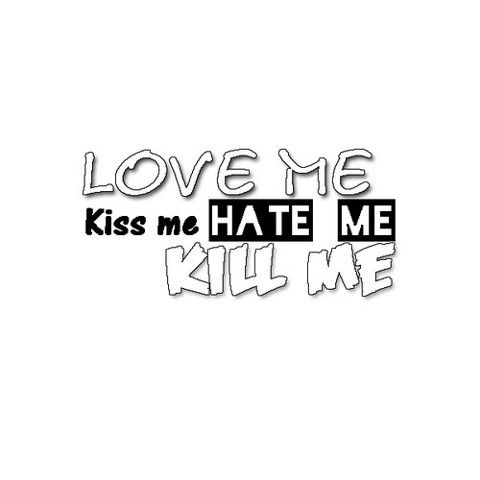
#> input picture images/text.jpg, 480 x 480 px
$ jupyter execute day21.ipynb
#> lines starting #> are read from the running program, lines starting #| are printed output that depends on the picture
## Morphological OPeration
### Morphological transformation are some simple operation based on the image shape. It is normally performed on binary image. It needs two input one is original image and second one is structuring element or kernel which decides the nature of operation.

### Erosion
#### the basic idea of erosion is just lik soil erosion only, it erodes away the boundaries of foreground object. The kernel slides through the image. A pixel in the orginal image will be considered one only if all the pixels in the image (either one or zero) will be considered 1, only if all the pixels under the kernel is 1,otherwise it is eroded to 0.

[cell 1]
import cv2
import numpy as np
im_txt=cv2.imread('images/text.jpg',0)
#> im_txt is the input picture: shape (480, 480); min 0, max 255, mean 243.9
girl_img=cv2.imread('images/girl.jpg',0)
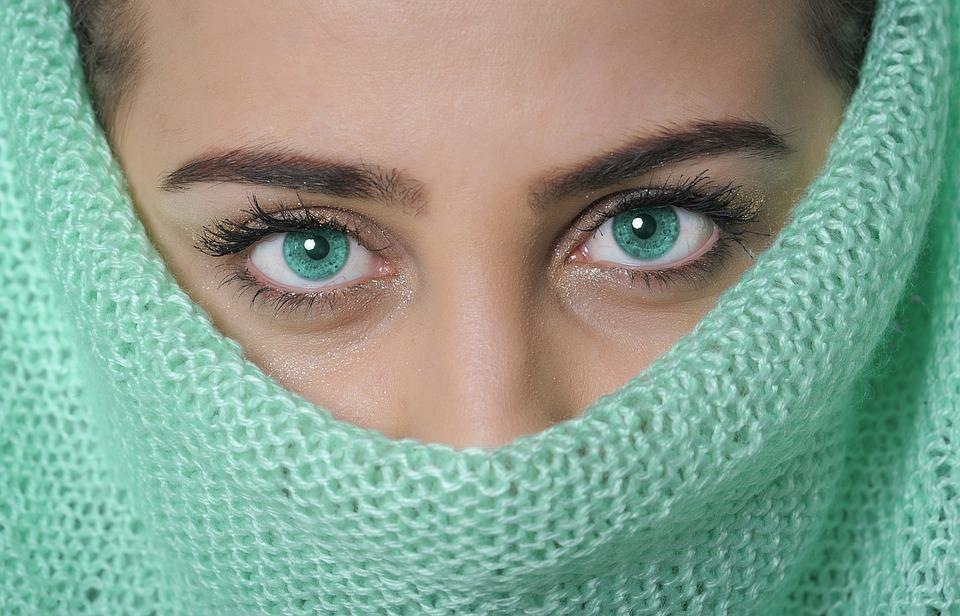
#> input picture images/girl.jpg, 960 x 616 px
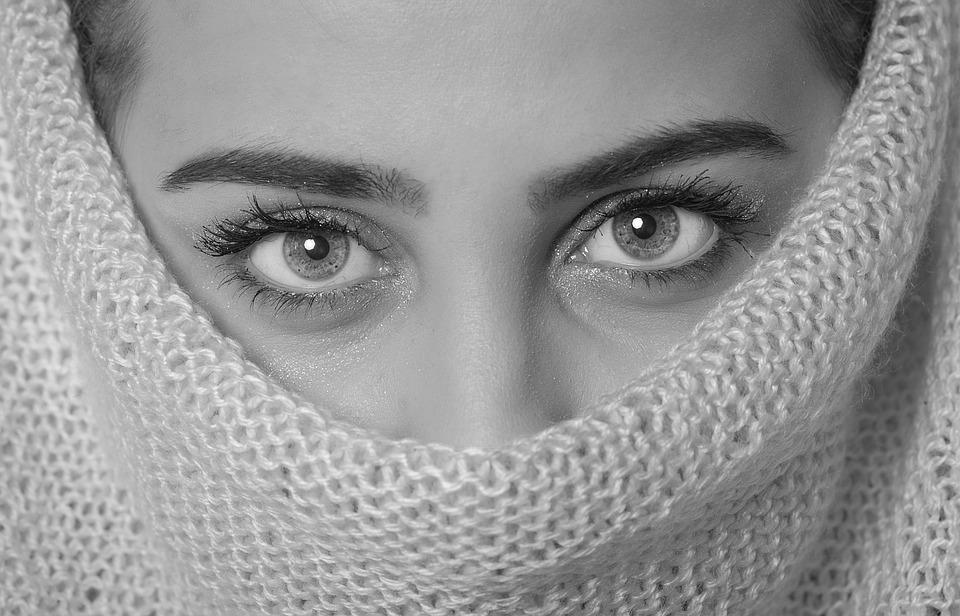
#> girl_img: shape (616, 960); min 0, max 255, mean 149.7
road=cv2.imread('images/road.jpg',0)
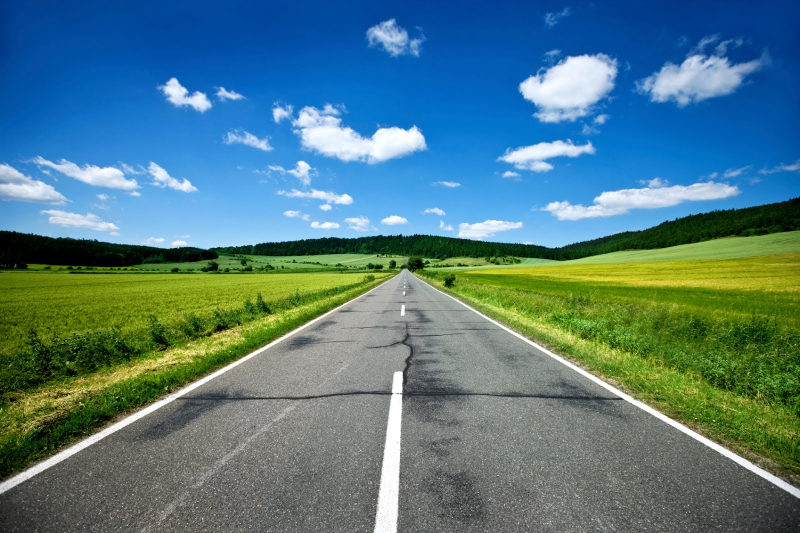
#> input picture images/road.jpg, 1600 x 1066 px (shown at 1/2 size)
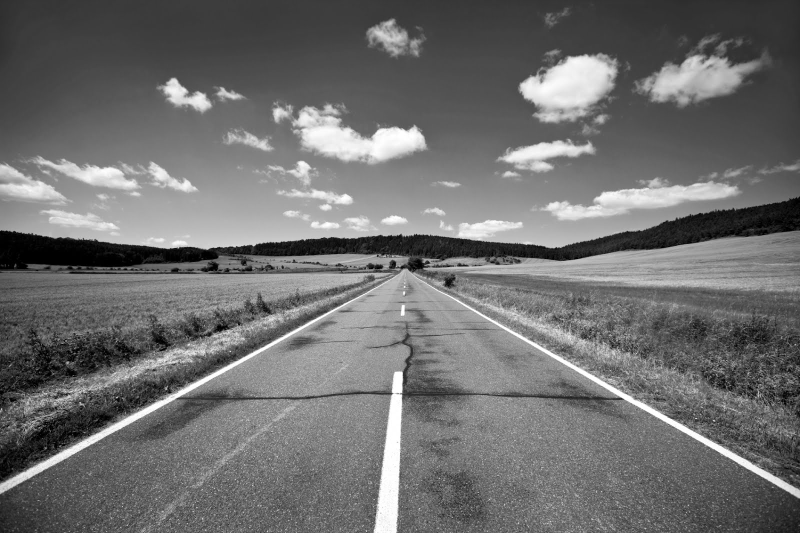
#> road: shape (1066, 1600) (shown at 1/2 size); min 0, max 255, mean 111.1

road=cv2.resize(road,(400,400))
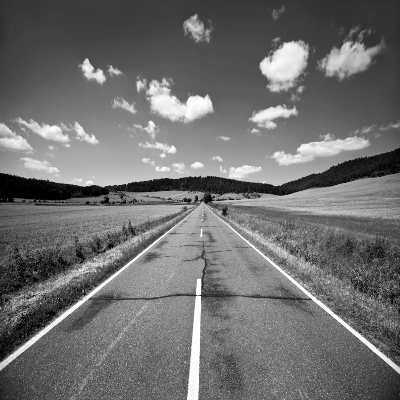
#> road: shape (400, 400); min 0, max 255, mean 111
im_txt=cv2.resize(im_txt,(400,400))
#> im_txt: shape (400, 400)

cv2.imshow("text",im_txt)
cv2.imshow('girl',girl_img)
cv2.imshow('Road',road)

cv2.waitKey(0)
cv2.destroyAllWindows()

[cell 2]
# creating kernel
kernel=np.ones((5,5),dtype="uint8")

[cell 3]
# applying kernel
e_girl=cv2.erode(girl_img,kernel,iterations=1)
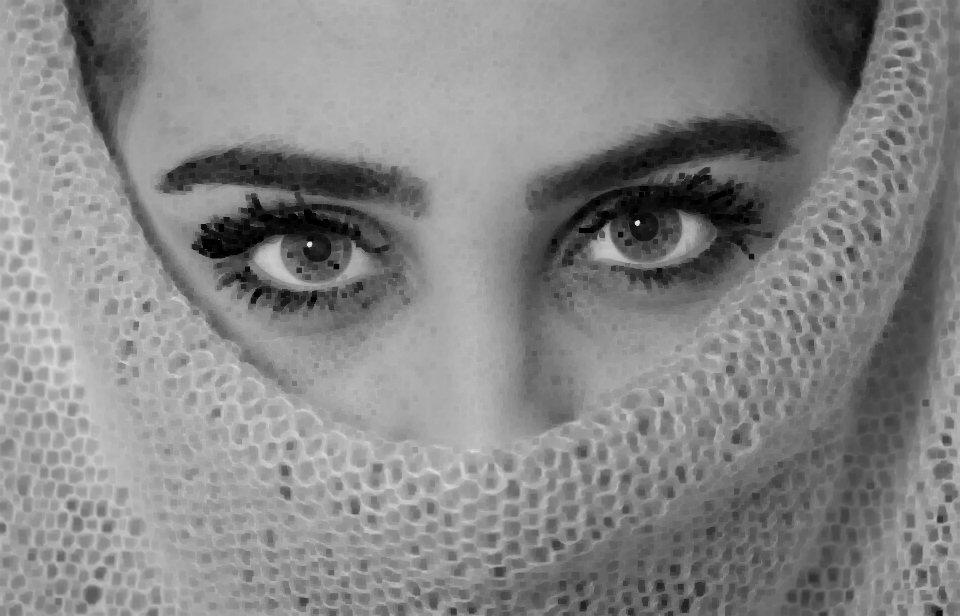
#> e_girl: shape (616, 960); min 0, max 235, mean 133.5
new_girl=np.hstack((girl_img,e_girl))
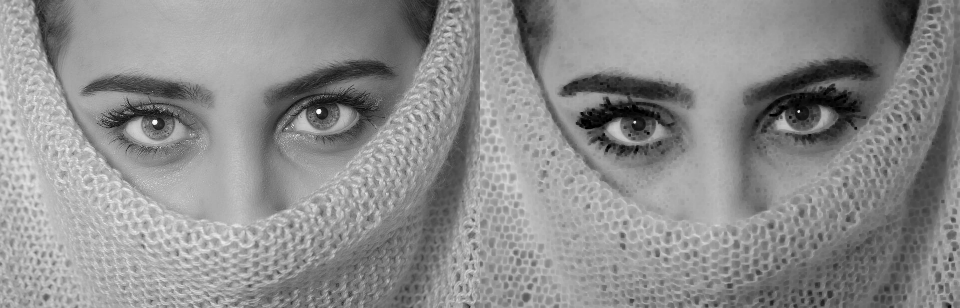
#> new_girl: shape (616, 1920) (shown at 1/2 size); min 0, max 255, mean 141.6
cv2.imshow("new imae of girl",new_girl)
cv2.waitKey(0)
cv2.destroyAllWindows()

[cell 4]
e_road=cv2.erode(road,kernel,iterations=1)
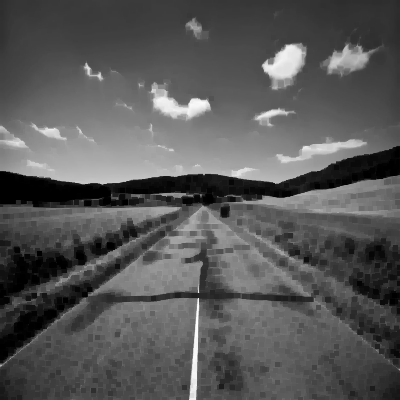
#> e_road: shape (400, 400); min 0, max 254, mean 87.6
cv2.imshow("original +erod road",np.hstack((road,e_road)))
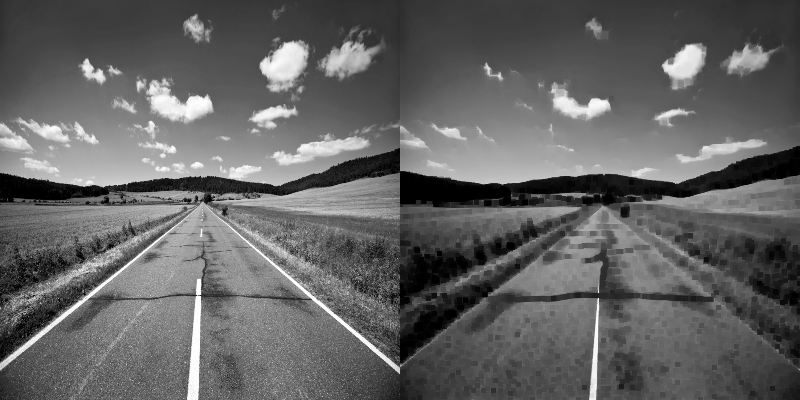
#> window 'original +erod road': shape (400, 800); min 0, max 255, mean 99.3
cv2.waitKey()
cv2.destroyAllWindows()

[cell 5]
e_text=cv2.erode(im_txt,kernel,iterations=1)
cv2.imshow("original text and after erode",np.hstack((im_txt,e_text)))
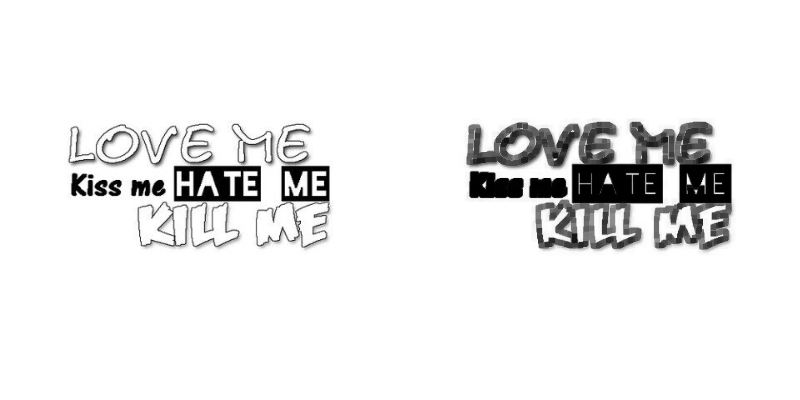
#> window 'original text and after erode': shape (400, 800); min 0, max 255, mean 237.1
cv2.waitKey(0)
cv2.destroyAllWindows()
